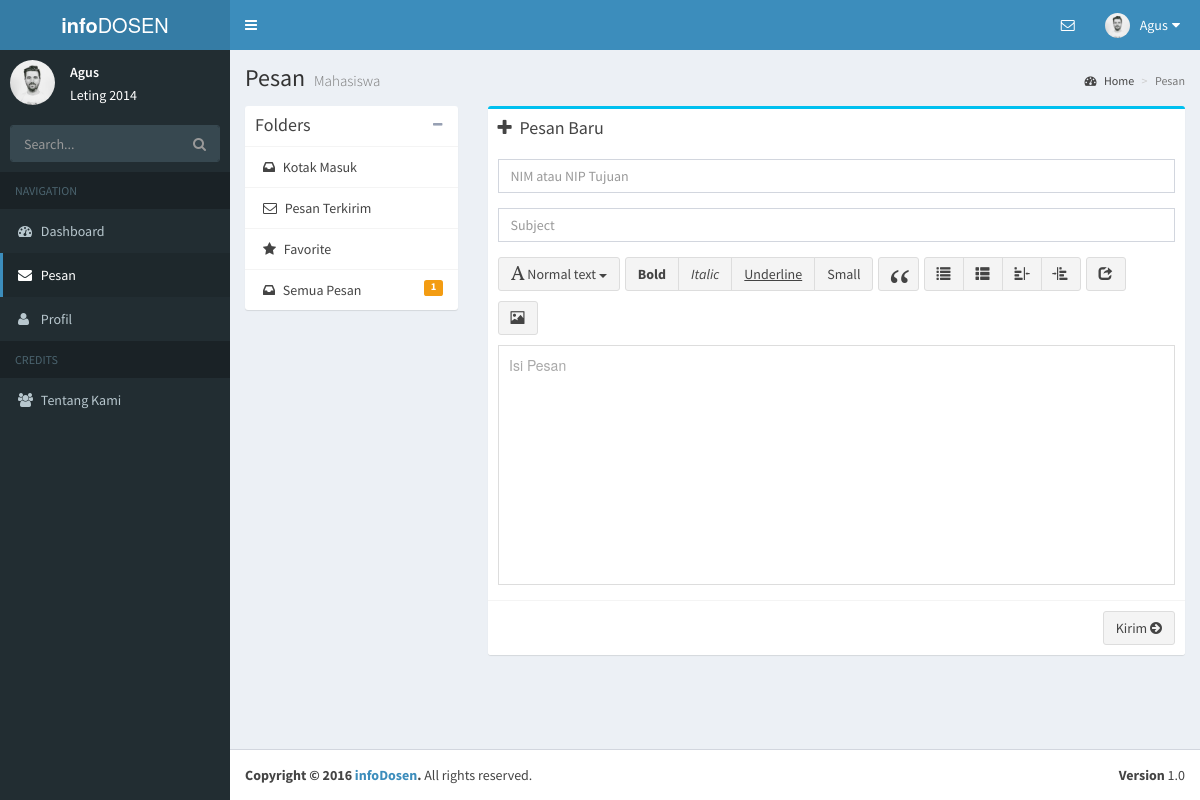
Page /mahasiswa/pesanbaru.php (signed in) on the committed database.
### tables this page shows
CREATE TABLE `mahasiswa` (
  `nim` varchar(20) NOT NULL,
  `password` varchar(30) NOT NULL,
  `nama` varchar(50) NOT NULL,
  `nohp` varchar(255) NOT NULL,
  `jeniskelamin` varchar(255) NOT NULL,
  `jurusan` varchar(255) NOT NULL,
  `email` varchar(255) NOT NULL,
  `tanggallahir` date NOT NULL,
  `foto` varchar(255) NOT NULL,
  `deskripsi` text NOT NULL,
  `statusmhs` varchar(255) NOT NULL
);

### session.php (called while the page is built, shortened)
<?php
if(!isset($_SESSION['user'])||!isset($_SESSION['level'])){
	header('Location: login.php');
}
else{
	$connection = mysql_connect("localhost", "root", "");
	$userCheck = $_SESSION['user'];
	if($_SESSION['level']=="mahasiswa"){
		$ses_sql=mysql_query("select * from mahasiswa where nim='$userCheck'", $connection);
	}
	else if ($_SESSION['level']=="dosen") {
		$ses_sql=mysql_query("select * from dosen where nip='$userCheck'", $connection);
	}
	$userOnSession = mysql_fetch_assoc($ses_sql);
}
?>

### mahasiswa/pesanbaru.php (the view, shortened to what this page needs)
<?php
include "../session.php";
$user=$userOnSession;
$penerima="";
?>
<!DOCTYPE html>
<html>
<head>
  <link rel="stylesheet" href="../bootstrap/css/bootstrap.min.css">
  <link rel="stylesheet" href="../dist/css/font-awesome.min.css">
  <link rel="stylesheet" href="https://cdnjs.cloudflare.com/ajax/libs/ionicons/2.0.1/css/ionicons.min.css">
  <link rel="stylesheet" href="../dist/css/style.css">
  <link rel="stylesheet" href="../dist/css/AdminLTE.min.css">
  <link rel="stylesheet" href="../dist/css/skins/_all-skins.min.css">
  <link rel="stylesheet" href="../plugins/iCheck/flat/blue.css">
  <link rel="stylesheet" href="../plugins/morris/morris.css">
  <link rel="stylesheet" href="../plugins/jvectormap/jquery-jvectormap-1.2.2.css">
  <link rel="stylesheet" href="../plugins/datepicker/datepicker3.css">
  <link rel="stylesheet" href="../plugins/daterangepicker/daterangepicker-bs3.css">
  <link rel="stylesheet" href="../plugins/bootstrap-wysihtml5/bootstrap3-wysihtml5.min.css">
  <link rel="stylesheet" href="../plugins/iCheck/flat/blue.css">
</head>
<body class="hold-transition skin-blue sidebar-mini">
<div class="wrapper">
  <header class="main-header">
    <a href="index.php" class="logo">
      <span class="logo-lg"><b>info</b>DOSEN</span>
    </a>
    <nav class="navbar navbar-static-top">
      <a href="#" class="sidebar-toggle" data-toggle="offcanvas" role="button">
      </a>
      <div class="navbar-custom-menu">
        <ul class="nav navbar-nav">
          <li class="dropdown messages-menu">
            <a href="#" class="dropdown-toggle" data-toggle="dropdown">
              <i class="fa fa-envelope-o"></i>
            </a>
                  <?php
                    $sql = "select * from pesan where penerima='".$user['nim']."' or pengirim='".$user['nim']."'";
                    $sqla=mysql_query($sql);
                    $jumlahPesan=mysql_num_rows($sqla);
                  ?>
          </li>
          <li class="dropdown user user-menu">
            <a href="#" class="dropdown-toggle" data-toggle="dropdown">
              <img src="../assets/images/<?php echo $user['foto'] ?>" class="user-image" alt="User Image">
              <span class="hidden-xs"><?php echo $user['nama'];?></span>
              <i class="fa fa-sort-down pull-right"></i>
            </a>
          </li>
        </ul>
      </div>
    </nav>
  </header>
  <aside class="main-sidebar">
    <section class="sidebar">
      <div class="user-panel">
        <div class="pull-left image">
          <img src="../assets/images/<?php echo $user['foto'] ?>" class="img-circle" alt="User Image">
        </div>
        <div class="pull-left info">
          <p><?php echo $user['nama'];?></p>
          <?php echo $user['deskripsi'];?>
        </div>
      </div>
      <form action="cari.php" method="get" class="sidebar-form">
        <div class="input-group">
          <input type="text" name="dosen" class="form-control" placeholder="Search...">
              <span class="input-group-btn">
                <button type="submit" id="search-btn" class="btn btn-flat"><i class="fa fa-search"></i>
                </button>
              </span>
        </div>
      </form>
      <ul class="sidebar-menu">
        <li class="header">NAVIGATION</li>
        <li class="treeview">
          <a href="index.php">
            <i class="fa fa-dashboard"></i>
            <span>Dashboard</span>
          </a>
        </li>
        <li class="active treeview">
          <a href="mailbox.php">
            <i class="fa fa-envelope"></i>
            <span>Pesan</span>
          </a>
        </li>
        <li class="treeview">
          <a href="profil.php">
            <i class="fa fa-user"></i>
            <span>Profil</span>
          </a>
        </li>
        <li class="header">CREDITS</li>
        <li><a href="aboutus.php"><i class="fa fa-users"></i> <span>Tentang Kami</span></a></li>
      </ul>
    </section>
  </aside>
  <div class="content-wrapper">
    <section class="content-header">
      <h1>
        Pesan
        <small>Mahasiswa</small>
      </h1>
      <ol class="breadcrumb">
        <li><a href="index.php"><i class="fa fa-dashboard"></i> Home</a></li>
        <li class="active">Pesan</li>
      </ol>
    </section>
    <section class="content">
      <div class="row">
        <div class="col-md-3">
          <div class="box box-solid">
            <div class="box-header with-border">
              <h3 class="box-title">Folders</h3>
              <div class="box-tools">
                <button type="button" class="btn btn-box-tool" data-widget="collapse"><i class="fa fa-minus"></i>
                </button>
              </div>
            </div>
            <div class="box-body no-padding">
              <ul class="nav nav-pills nav-stacked">
                <li><a href="mailbox.php?view=INBOX"><i class="fa fa-inbox"></i> Kotak Masuk
                <li><a href="mailbox.php?view=OUTBOX"><i class="fa fa-envelope-o"></i> Pesan Terkirim</a></li>
                <li><a href="mailbox.php?view=FAVORITE"><i class="fa fa-star"></i> Favorite</a>
                <li><a href="mailbox.php?view=ALL"><i class="fa fa-inbox"></i> Semua Pesan
                  <span class="label label-warning pull-right"><?php echo $jumlahPesan ?></span></a>
                </li>
              </ul>
            </div>
          </div>
        </div>
        <div class="col-md-9">
            <div class="box box-info">
                <div class="box-header">
                  <i class="fa fa-plus"></i>
                  <h3 class="box-title">Pesan Baru</h3>
                </div>
                <form action="../kirimpesan.php" method="post">
                      <div class="box-body">
                        <div class="form-group">
                          <input type="number" class="form-control" name="penerima" placeholder="NIM atau NIP Tujuan" value=<?php echo $penerima ?>>
                        </div>
                        <div class="form-group">
                          <input type="text" class="form-control" name="subject" placeholder="Subject">
                        </div>
                        <div>
                        </div>
                      </div>
                      <div class="box-footer clearfix">
                        <button name="pesanbaru" type="submit" class="pull-right btn btn-default" id="pesanbaru">Kirim
                          <i class="fa fa-arrow-circle-right"></i></button>
                      </div>
                </form>
            </div>
        </div>
      </div>
    </section>
  </div>
  <footer class="main-footer">
    <div class="pull-right hidden-xs">
      <b>Version</b> 1.0
    </div>
    <strong>Copyright &copy; 2016 <a href="#">infoDosen</a>.</strong> All rights reserved.
  </footer>
</div>
</body>
</html>

### rows in the picture
mahasiswa: foto (picture), nama "Agus", deskripsi "Leting 2014"

### other values in the picture
$jumlahPesan "1"
